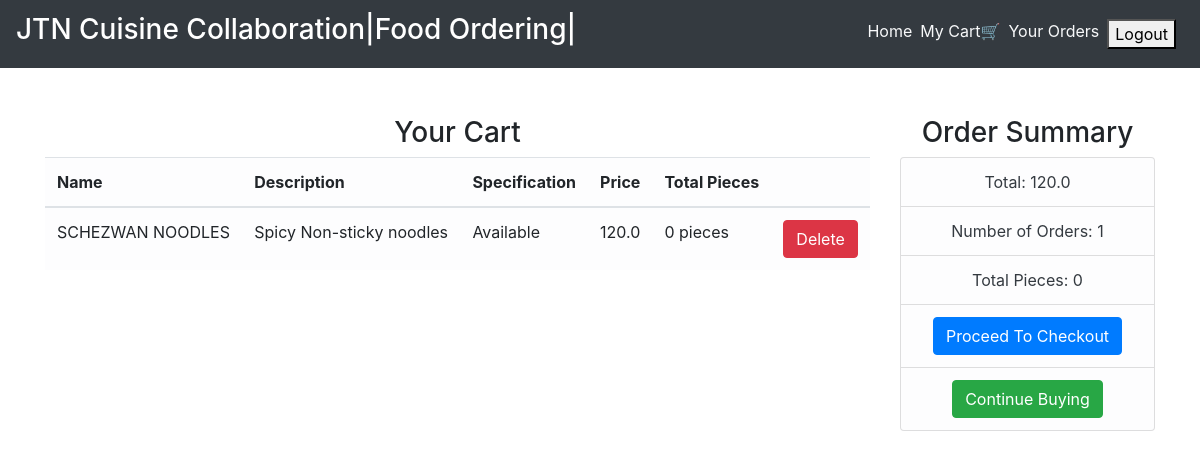
The app's page /cart/ (signed in) with its own data.
### main/models.py (models this page shows, shortened)
class CartItems(models.Model):
    ORDER_STATUS = (
        ('Active', 'Active'),
        ('Delivered', 'Delivered')
    )
    user = models.ForeignKey(User, on_delete=models.CASCADE)
    item = models.ForeignKey(Item, on_delete=models.CASCADE)
    ordered = models.BooleanField(default=False)
    quantity = models.IntegerField(default=1)
    ordered_date = models.DateField(default=timezone.now)
    status = models.CharField(max_length=20, choices=ORDER_STATUS, default='Active')
    delivery_date = models.DateField(default=timezone.now)
    class Meta:
        verbose_name = 'Cart Item'
        verbose_name_plural = 'Cart Items'

class Item(models.Model):
    LABELS = (
        ('Best Selling Foods', 'Best Selling Foods'),
        ('New Food', 'New Food'),
        ('Spicy Foods🔥', 'Spicy Foods🔥'),
    )
    LABEL_COLOUR = (
        ('danger', 'danger'),
        ('success', 'success'),
        ('primary', 'primary'),
        ('info', 'info'),
        ('warning', 'warning'),
    )
    title = models.CharField(max_length=150)
    description = models.CharField(max_length=250,blank=True)
    price = models.FloatField()
    pieces = models.IntegerField(default=6)
    instructions = models.CharField(max_length=250,default="Available")
    image = models.ImageField(default='default.png', upload_to='images/')
    labels = models.CharField(max_length=25, choices=LABELS, blank=True)
    label_colour = models.CharField(max_length=15, choices=LABEL_COLOUR, blank=True)
    slug = models.SlugField(default="foods")
    created_by = models.ForeignKey(User, on_delete=models.CASCADE)

### main/views.py (the view)
# urls.py: path('cart/', views.get_cart_items, name='cart'),
@login_required
def get_cart_items(request):
    cart_items = CartItems.objects.filter(user=request.user,ordered=False)
    bill = cart_items.aggregate(Sum('item__price'))
    number = cart_items.aggregate(Sum('quantity'))
    pieces = cart_items.aggregate(Sum('item__pieces'))
    total = bill.get("item__price__sum")
    count = number.get("quantity__sum")
    total_pieces = pieces.get("item__pieces__sum")
    context = {
        'cart_items':cart_items,
        'total': total,
        'count': count,
        'total_pieces': total_pieces
    }
    return render(request, 'main/cart.html', context)

### main/templatetags/get_group.py (called while the page is built)
@register.filter(name='has_group')
def has_group(user, group_name):
    return user.groups.filter(name=group_name).exists()

### main/templates/main/cart.html
{% extends "main/layout.html" %}
{% block content %}
<div class="cart">
    <div class="container">
        <div class="row">
            <div class="col-sm-9 mt-5">
                <h3 class="text-center">Your Cart</h3>
                {% if cart_items %}
                <div class="table-responsive">
                    <table class="table table-light">
                        <thead>
                        <tr>
                            <th scope="col">Name</th>
                            <th scope="col">Description</th>
                            <th scope="col">Specification</th>
                            <th scope="col">Price</th>
                            <th scope="col">Total Pieces</th>
                            <th scope="col"></th>
                        </tr>
                        </thead>
                        <tbody>
                            {% for cart in cart_items %}
                        <tr>
                            <td>{{ cart.item.title }} <span class="badge badge-{{ cart.item.label_colour }}">{{ cart.item.labels }}</span></td>
                            <td>{{ cart.item.description }}</td>
                            <td>{{ cart.item.instructions }}</td>
                            <td>{{ cart.item.price }}</td>
                            <td>{{ cart.item.pieces }} pieces</td>
                            <td><a class="btn btn-danger" href="{% url 'main:remove-from-cart' cart.id %}">Delete</a></td>
                        </tr>
                            {% endfor %}
                        </tbody>
                    </table>
                </div>
                {% else %}
                <h4 class="text-center">Sorry, Your Cart is Empty....Please add Items!!!</h4>
                {% endif %}
            </div>
            <div class="col-sm-3 mt-5 mb-3">
                <div class="content-section">
                    <h3 class="text-center">Order Summary</h3>
                      <ul class="list-group">
                        <li class="list-group-item list-group-item-light text-center text-dark">Total: {{ total }}</li>
                        <li class="list-group-item list-group-item-light text-center text-dark">Number of Orders: {{ count }}</li>
                        <li class="list-group-item list-group-item-light text-center text-dark">Total Pieces: {{ total_pieces }}</li>
                        <li class="list-group-item list-group-item-light text-center text-dark"><a class="btn btn-primary" href="{% url 'main:ordered' %}">Proceed To Checkout</a></li>
                        <li class="list-group-item list-group-item-light text-center"><a class="btn btn-success" href="/">Continue Buying</a></li>
                      </ul>
                </div>
            </div>
        </div>
    </div>
</div>
{% endblock content %}

### records on screen
CartItems: item "SCHEZWAN NOODLES", item.description "Spicy Non-sticky noodles", item.instructions "Available", item.price "120.0", item.pieces "0"

### other values on screen
{{ total }} "120.0"
{{ count }} "1"
{{ total_pieces }} "0"
